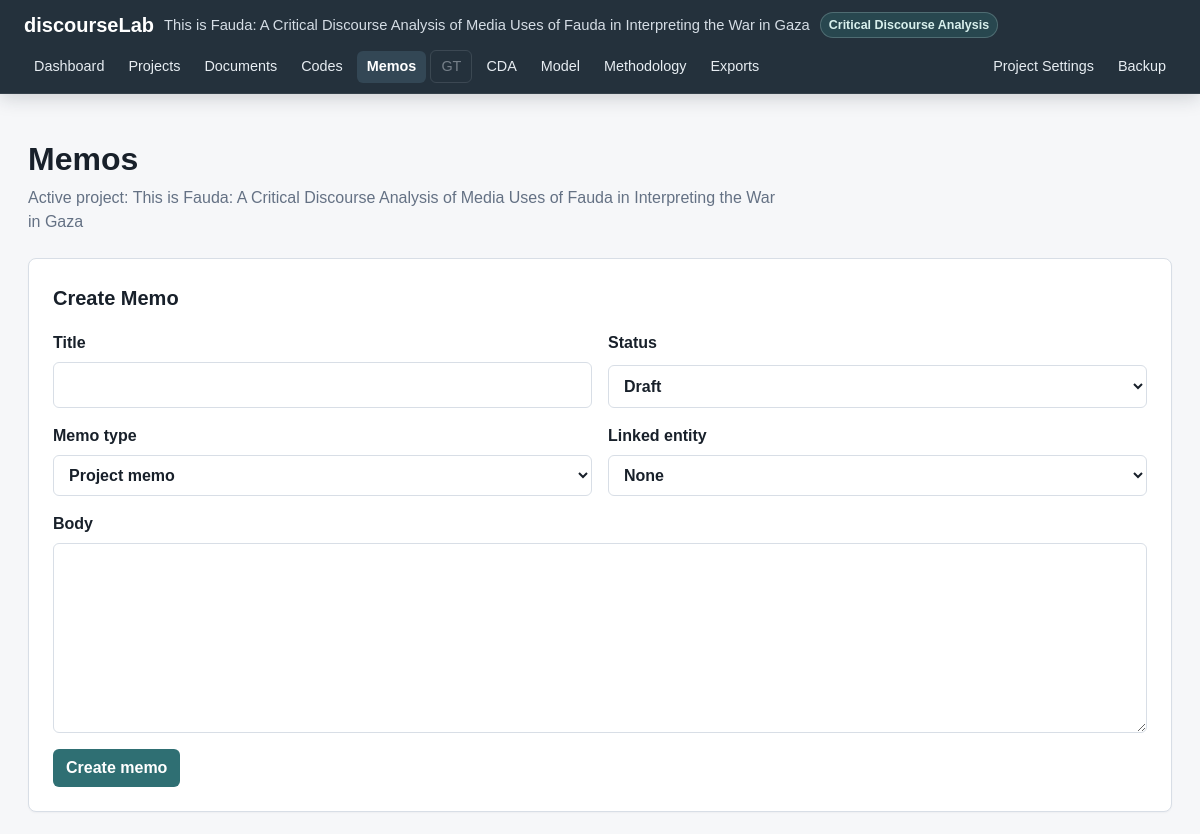
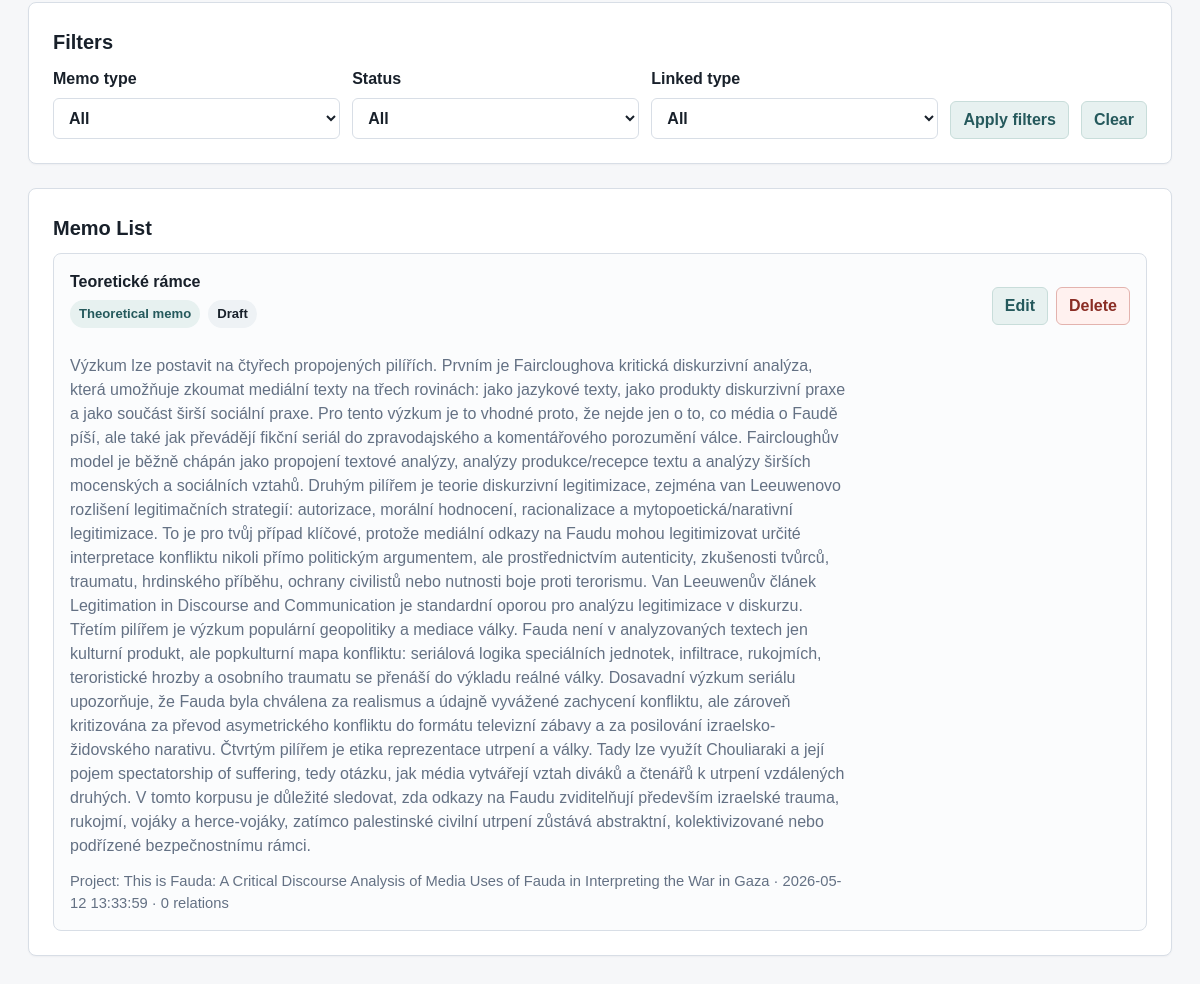
Page /memos on the committed database (2 pictures, top to bottom).
### tables this page shows
CREATE TABLE projects (
    id INTEGER PRIMARY KEY AUTOINCREMENT,
    name TEXT NOT NULL,
    description TEXT,
    created_at TEXT NOT NULL DEFAULT CURRENT_TIMESTAMP,
    updated_at TEXT NOT NULL DEFAULT CURRENT_TIMESTAMP
, methodology_mode TEXT NOT NULL DEFAULT 'mixed', status TEXT NOT NULL DEFAULT 'active', last_opened_at TEXT, research_goal TEXT, principal_investigator TEXT);

CREATE TABLE memos (
    id INTEGER PRIMARY KEY AUTOINCREMENT,
    project_id INTEGER NOT NULL,
    title TEXT NOT NULL,
    body TEXT,
    memo_type TEXT NOT NULL DEFAULT 'analytic',
    linked_entity_type TEXT,
    linked_entity_id INTEGER,
    status TEXT NOT NULL DEFAULT 'draft',
    created_at TEXT NOT NULL DEFAULT CURRENT_TIMESTAMP,
    updated_at TEXT NOT NULL DEFAULT CURRENT_TIMESTAMP,
    FOREIGN KEY (project_id) REFERENCES projects (id) ON DELETE CASCADE
);

### app.py (the view)
    @app.route("/memos")
    def memos():
        active_project = get_active_project()
        filters = {
            "memo_type": request.args.get("memo_type", "").strip(),
            "status": request.args.get("status", "").strip(),
            "linked_entity_type": request.args.get("linked_entity_type", "").strip(),
            "linked_entity_id": request.args.get("linked_entity_id", "").strip(),
        }
        memo_rows = get_memos_for_project(active_project["id"], filters)
        return render_template(
            "memos.html",
            title="Memos",
            active_page="memos",
            active_project=active_project,
            memos=memo_rows,
            filters=filters,
            memo_type_labels=MEMO_TYPES,
            memo_status_labels=MEMO_STATUSES,
            documents=get_documents_for_memo_links(active_project["id"]),
            segments=get_segments_for_memo_links(active_project["id"]),
            codes=get_open_codes_for_project(active_project["id"]),
        )

### app.py (called while the page is built)
def get_db() -> sqlite3.Connection:
    if "db" not in g:
        g.db = sqlite3.connect(DATABASE)
        g.db.row_factory = sqlite3.Row
        g.db.execute("PRAGMA foreign_keys = ON")
    return g.db

def query_one(sql: str, params: tuple = ()) -> sqlite3.Row | None:
    return get_db().execute(sql, params).fetchone()

def query_all(sql: str, params: tuple = ()) -> list[sqlite3.Row]:
    return get_db().execute(sql, params).fetchall()

def get_project(project_id: int) -> sqlite3.Row | None:
    return query_one(
        """
        SELECT id, name, description, methodology_mode, status, last_opened_at,
               research_goal, principal_investigator, created_at, updated_at
        FROM projects
        WHERE id = ? AND status != 'deleted'
        """,
        (project_id,),
    )

def project_supports_gt(project: sqlite3.Row | dict) -> bool:
    return project["methodology_mode"] in {"gt", "mixed"}

def project_supports_cda(project: sqlite3.Row | dict) -> bool:
    return project["methodology_mode"] in {"cda", "mixed"}

def get_relation_count_for_entity(project_id: int, entity_type: str, entity_id: int) -> int:
    return query_one(
        """
        SELECT COUNT(*) AS count
        FROM relations
        WHERE project_id = ?
          AND ((source_type = ? AND source_id = ?) OR (target_type = ? AND target_id = ?))
        """,
        (project_id, entity_type, entity_id, entity_type, entity_id),
    )["count"]

def get_open_codes_for_project(project_id: int) -> list[sqlite3.Row]:
    return get_codes_for_project(project_id, "open")

def get_documents_for_memo_links(project_id: int) -> list[sqlite3.Row]:
    return query_all(
        """
        SELECT id, title
        FROM documents
        WHERE project_id = ?
        ORDER BY title COLLATE NOCASE
        """,
        (project_id,),
    )

def get_segments_for_memo_links(project_id: int) -> list[sqlite3.Row]:
    return query_all(
        """
        SELECT
            segments.id,
            COALESCE(segments.name, '') AS name,
            segments.selected_text,
            documents.title AS document_title
        FROM segments
        JOIN documents ON documents.id = segments.document_id
        WHERE documents.project_id = ?
        ORDER BY documents.title COLLATE NOCASE, segments.start_offset
        """,
        (project_id,),
    )

### templates/memos.html (shortened to what this page needs)
{% extends "base.html" %}
{% block content %}
<section class="page-header">
    <h1>Memos</h1>
    <p>Active project: {{ active_project.name }}</p>
</section>
<section class="info-panel import-panel">
    <h2>Create Memo</h2>
    <form class="document-form" action="{{ url_for('create_memo') }}" method="post">
        <div class="form-grid">
            <label>
                <span>Title</span>
                <input type="text" name="title" required>
            </label>
            <label>
                <span>Status</span>
                <select name="status">
                    {% for value, label in memo_status_labels.items() %}
                        <option value="{{ value }}">{{ label }}</option>
                    {% endfor %}
                </select>
            </label>
        </div>
        <div class="form-grid">
            <label>
                <span>Memo type</span>
                <select name="memo_type" required>
                    {% for value, label in memo_type_labels.items() %}
                        <option value="{{ value }}" {{ "selected" if filters.memo_type == value else "" }}>{{ label }}</option>
                    {% endfor %}
                </select>
            </label>
            <label>
                <span>Linked entity</span>
                <select name="linked_target">
                    <option value="">None</option>
                </select>
            </label>
        </div>
        <label>
            <span>Body</span>
            <textarea name="body" rows="7" required></textarea>
        </label>
        <button type="submit" class="button-primary">Create memo</button>
    </form>
</section>
<section class="info-panel import-panel">
    <h2>Filters</h2>
    <form class="filter-form" action="{{ url_for('memos') }}" method="get">
        <label>
            <span>Memo type</span>
            <select name="memo_type">
                <option value="">All</option>
            </select>
        </label>
        <label>
            <span>Status</span>
            <select name="status">
                <option value="">All</option>
            </select>
        </label>
        <label>
            <span>Linked type</span>
            <select name="linked_entity_type">
                <option value="">All</option>
            </select>
        </label>
        <button type="submit" class="button-secondary">Apply filters</button>
        <a class="button-secondary" href="{{ url_for('memos') }}">Clear</a>
    </form>
</section>
<section class="info-panel">
    <h2>Memo List</h2>
    {% if memos %}
        <div class="memo-list">
            {% for memo in memos %}
                <article class="memo-card">
                    <div class="segment-card-header">
                        <div>
                            <h3>{{ memo.title }}</h3>
                            <div class="code-badge-row">
                                <span class="memo-type-badge">{{ memo_type_labels[memo.memo_type] }}</span>
                                <span class="status-badge">{{ memo_status_labels[memo.status] }}</span>
                            </div>
                        </div>
                        <div class="actions-cell">
                            <a class="button-secondary" href="{{ url_for('edit_memo', memo_id=memo.id) }}">Edit</a>
                            <form class="confirm-delete" data-confirm="Delete this memo?" action="{{ url_for('delete_memo', memo_id=memo.id) }}" method="post">
                                <button type="submit" class="button-danger">Delete</button>
                            </form>
                        </div>
                    </div>
                    <p>{{ memo.body }}</p>
                    <p class="muted-text">{{ memo.linked_entity_label }} · {{ memo.created_at }} · {{ memo.relation_count }} relations</p>
                </article>
            {% endfor %}
        </div>
    {% else %}
        <p>No memos found.</p>
    {% endif %}
</section>
{% endblock %}

### templates/base.html (shortened to what this page needs)
<!doctype html>
<html lang="en">
<head>
    <link rel="stylesheet" href="{{ url_for('static', filename='style.css') }}">
</head>
<body>
    <div class="app-shell">
        <header class="topbar" aria-label="Application navigation">
            <div class="topbar-brand">
                <a class="app-name" href="{{ url_for('dashboard') }}">discourseLab</a>
                <span class="app-project">{{ active_project.name if active_project else "No active project" }}</span>
                {% if active_project %}
                    <span class="methodology-badge">{{ methodology_mode_labels[active_project.methodology_mode] }}</span>
                {% endif %}
            </div>
            <nav class="top-nav" aria-label="Main navigation">
                <a href="{{ url_for('dashboard') }}" class="{{ 'active' if active_page == 'dashboard' else '' }}">Dashboard</a>
                <a href="{{ url_for('projects') }}" class="{{ 'active' if active_page == 'projects' else '' }}">Projects</a>
                <a href="{{ url_for('documents') }}" class="{{ 'active' if active_page == 'documents' else '' }}">Documents</a>
                <a href="{{ url_for('codes') }}" class="{{ 'active' if active_page == 'codes' else '' }}">Codes</a>
                <a href="{{ url_for('memos') }}" class="{{ 'active' if active_page == 'memos' else '' }}">Memos</a>
                {% if supports_gt %}
                    <a href="{{ url_for('gt_workspace') }}" class="{{ 'active' if active_page == 'gt' else '' }}">GT</a>
                {% else %}
                    <span class="nav-disabled">GT</span>
                {% endif %}
                {% if supports_cda %}
                    <a href="{{ url_for('cda_workspace') }}" class="{{ 'active' if active_page == 'cda' else '' }}">CDA</a>
                {% else %}
                    <span class="nav-disabled">CDA</span>
                {% endif %}
                <a href="{{ url_for('model_builder') }}" class="{{ 'active' if active_page == 'model' else '' }}">Model</a>
                <a href="{{ url_for('methodology') }}" class="{{ 'active' if active_page == 'methodology' else '' }}">Methodology</a>
                <a href="{{ url_for('exports') }}" class="{{ 'active' if active_page == 'exports' else '' }}">Exports</a>
            </nav>
            {% if active_project %}
                <nav class="top-nav top-nav-actions" aria-label="Project actions">
                    <a href="{{ url_for('edit_project', project_id=active_project.id) }}">Project Settings</a>
                    <a href="{{ url_for('export_project_backup') }}">Backup</a>
                </nav>
            {% endif %}
        </header>
        <main class="content">
            {% block content %}{% endblock %}
        </main>
    </div>
</body>
</html>

### static/style.css (style rules this page uses)
:root { --bg: #f6f7f9; --surface: #ffffff; --surface-muted: #eef2f5; --border: #d8dee6; --text: #18202a; --muted: #647184; --accent: #2f6f73; --accent-dark: #25595c; --accent-soft: #e7f1f0; --sidebar: #24313c; --sidebar-active: #334755; }
* { box-sizing: border-box; }
body { margin: 0; padding-top: 112px; min-height: 100vh; background: var(--bg); color: var(--text); font-family: Arial, Helvetica, sans-serif; line-height: 1.5; }
a { color: inherit; }
.app-shell { display: block; min-height: 100vh; }
.topbar { position: fixed; top: 0; right: 0; left: 0; z-index: 30; display: flex; align-items: center; flex-wrap: wrap; gap: 10px 18px; min-height: 64px; padding: 10px 24px; color: #ffffff; background: var(--sidebar); border-bottom: 1px solid rgba(255, 255, 255, 0.08); box-shadow: 0 4px 18px rgba(24, 32, 42, 0.18); }
.topbar-brand { display: flex; align-items: center; flex-wrap: wrap; gap: 8px 10px; min-width: 220px; }
.app-name { color: #ffffff; font-size: 1.25rem; font-weight: 700; text-decoration: none; }
.app-project { color: #d5dde5; font-size: 0.92rem; }
.methodology-badge { display: inline-flex; align-items: center; min-height: 24px; padding: 3px 8px; border-radius: 999px; color: #d8f0ed; background: rgba(47, 111, 115, 0.36); border: 1px solid rgba(216, 240, 237, 0.22); font-size: 0.78rem; font-weight: 700; }
.top-nav { display: flex; align-items: center; flex-wrap: wrap; gap: 4px; }
.top-nav-actions { margin-left: auto; }
.top-nav a, .top-nav .nav-disabled { display: block; min-height: 32px; padding: 7px 10px; border-radius: 6px; text-decoration: none; font-size: 0.9rem; line-height: 1.2; }
.top-nav a { color: #e7edf2; }
.top-nav .nav-disabled { color: rgba(231, 237, 242, 0.42); border: 1px solid rgba(231, 237, 242, 0.12); }
.top-nav a.active { background: var(--sidebar-active); color: #ffffff; font-weight: 700; }
.content { padding: 28px; max-width: 1480px; width: 100%; margin: 0 auto; }
.page-header { margin-bottom: 24px; }
.page-header h1 { margin: 0 0 8px; font-size: 2rem; line-height: 1.2; }
.page-header p { margin: 0; max-width: 760px; color: var(--muted); }
.metric-card, .info-panel { background: var(--surface); border: 1px solid var(--border); border-radius: 8px; box-shadow: 0 1px 2px rgba(24, 32, 42, 0.04); }
.info-panel { padding: 24px; }
.info-panel h2 { margin: 0 0 10px; font-size: 1.25rem; }
.info-panel p { max-width: 780px; margin: 0 0 12px; color: var(--muted); }
.info-panel p:last-child { margin-bottom: 0; }
.import-panel { margin-bottom: 24px; }
.document-form { display: grid; gap: 16px; margin-top: 18px; }
.form-grid { display: grid; grid-template-columns: repeat(2, minmax(0, 1fr)); gap: 16px; }
label { display: grid; gap: 7px; color: var(--text); font-weight: 700; }
input, select, textarea { width: 100%; border: 1px solid var(--border); border-radius: 6px; padding: 10px 11px; color: var(--text); background: #ffffff; font: inherit; }
textarea { resize: vertical; }
button, .button-primary, .button-secondary, .button-danger { display: inline-flex; align-items: center; justify-content: center; min-height: 38px; width: fit-content; border: 1px solid transparent; border-radius: 6px; padding: 8px 12px; font: inherit; font-weight: 700; line-height: 1; text-decoration: none; cursor: pointer; }
.button-primary { color: #ffffff; background: var(--accent); }
.button-secondary { color: var(--accent-dark); background: var(--accent-soft); border-color: #c8ddda; }
.button-danger { color: #8a2d24; background: #fff1ef; border-color: #e3b3ae; }
.actions-cell { display: flex; flex-wrap: wrap; gap: 8px; }
.actions-cell form { margin: 0; }
.segment-card-header { display: flex; align-items: center; justify-content: space-between; gap: 14px; margin-bottom: 12px; }
.code-badge-row { display: flex; flex-wrap: wrap; gap: 8px; margin-bottom: 14px; }
.filter-form { display: grid; grid-template-columns: repeat(3, minmax(0, 1fr)) auto auto; align-items: end; gap: 12px; }
.memo-list { display: grid; gap: 14px; }
.memo-card { padding: 16px; border: 1px solid var(--border); border-radius: 8px; background: #fbfcfd; }
.memo-card h3 { margin: 0 0 6px; font-size: 1rem; }
.memo-type-badge, .status-badge { display: inline-flex; align-items: center; min-height: 26px; border-radius: 999px; padding: 4px 9px; background: var(--surface-muted); color: var(--text); font-size: 0.82rem; font-weight: 700; }
.memo-type-badge { background: var(--accent-soft); color: var(--accent-dark); }
.muted-text { color: var(--muted); font-size: 0.92rem; }

### rows in the picture
projects: name "This is Fauda: A Critical Discourse Analysis of Media Uses of Fauda in Interpreting the War in Gaza", methodology_mode "Critical Discourse Analysis"
memos: title "Teoretické rámce", memo_type "Theoretical memo", status "Draft", body "Výzkum lze postavit na čtyřech propojených pilířích. Prvním je Faircloughova kritická diskurzivní analýza, která umožňuje zkoumat mediální texty na třech rovinách: jako jazykové texty, jako produkty diskurzivní praxe a jako součást širší sociální praxe. Pro tento výzkum je to vhodné proto, že nejde jen o to, co média o Faudě píší, ale také jak převádějí fikční seriál do zpravodajského a komentářového porozumění válce. Faircloughův model je běžně chápán jako propojení textové analýzy, analýzy produkce/recepce textu a analýzy širších mocenských a sociálních vztahů. Druhým pilířem je teorie diskurzivní legitimizace, zejména van Leeuwenovo rozlišení legitimačních strategií: autorizace, morální…", linked_entity_label "Project: This is Fauda: A Critical Discourse Analysis of Media Uses of Fauda in Interpreting the War in Gaza", created_at "2026-05-12 13:33:59", relation_count "0"

### other values in the picture
form field status "Draft"
form field memo_type "Project memo"
